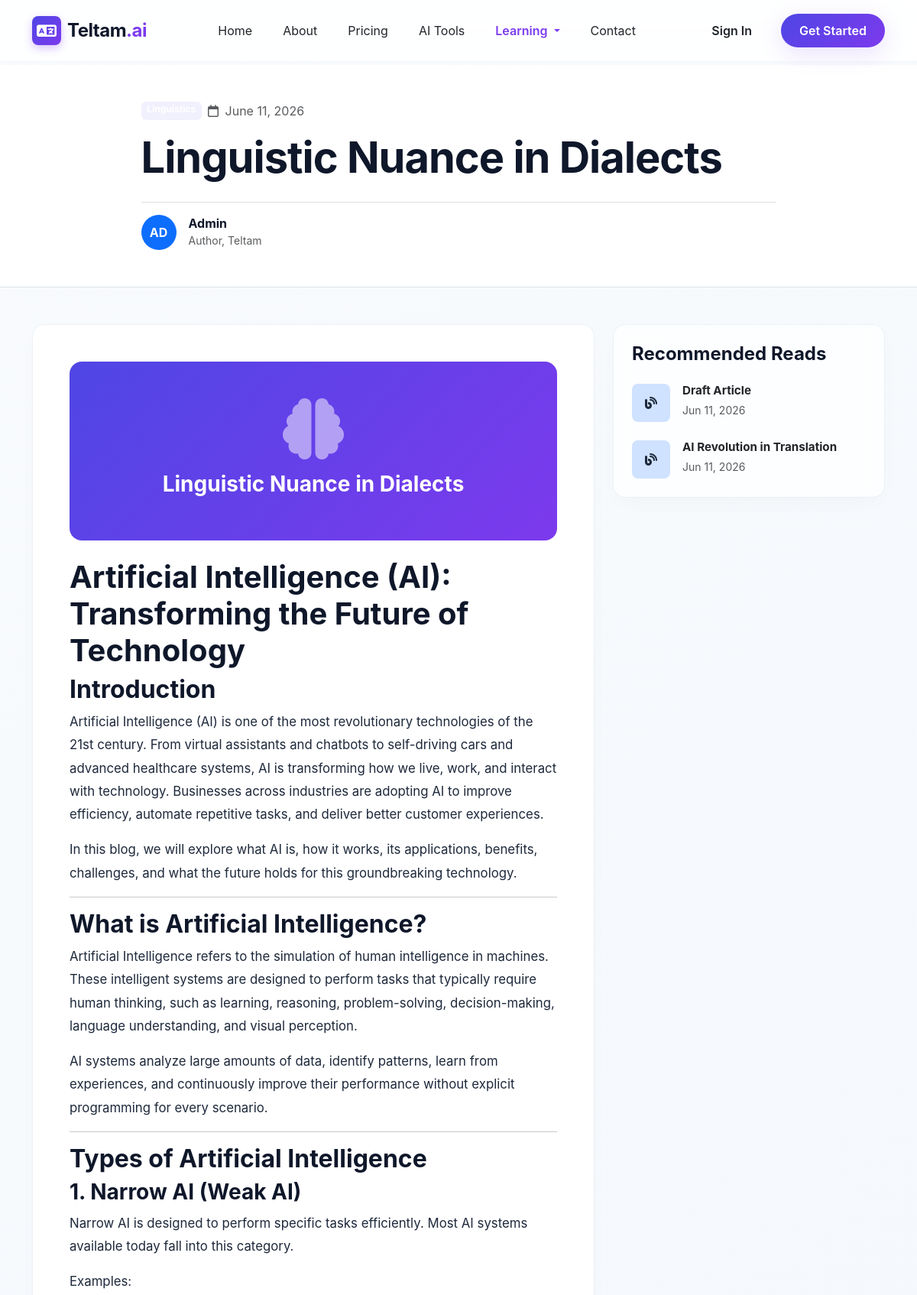
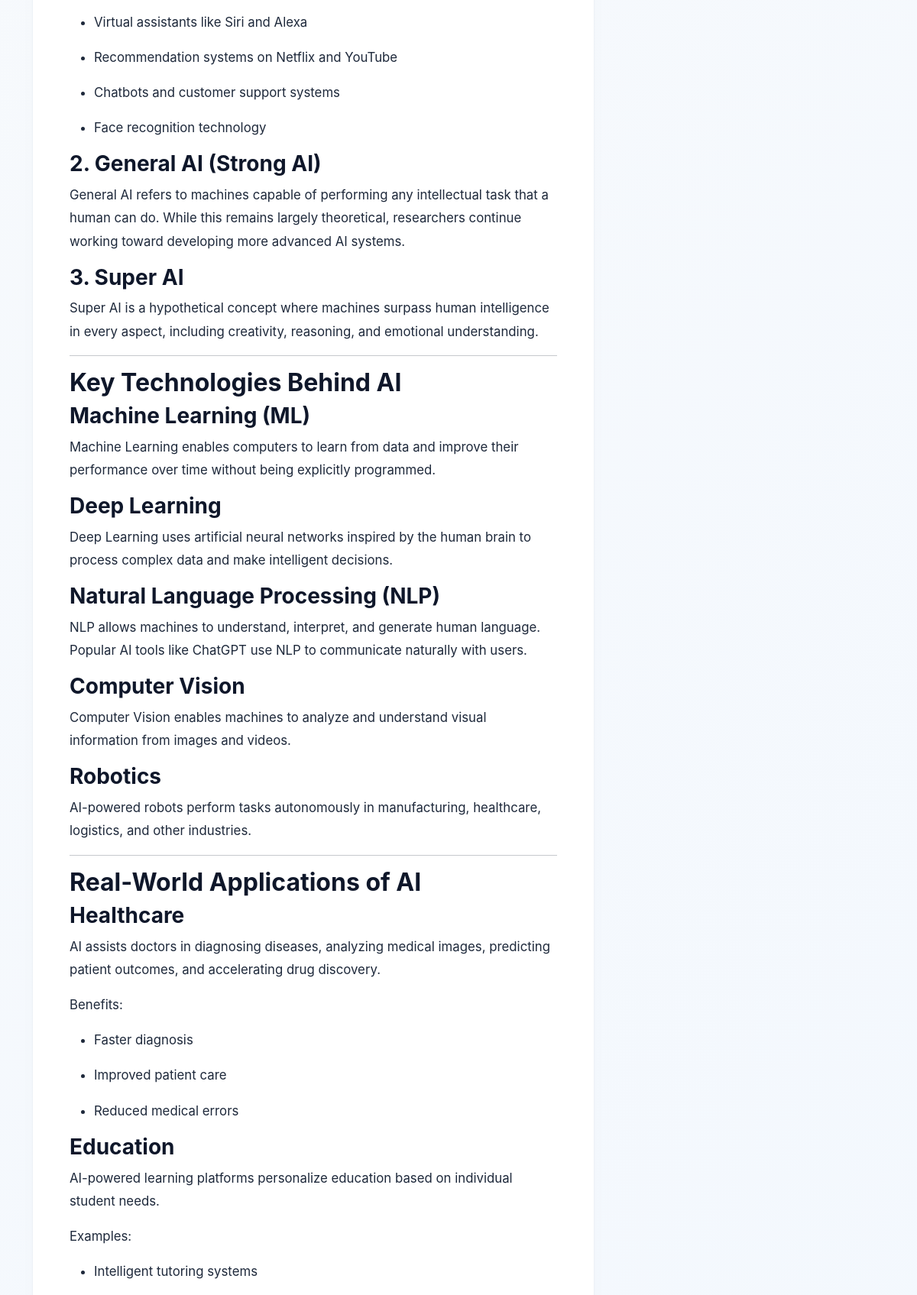
Page /blog/linguistic-nuance-in-dialects/ (upper part) on the committed database (2 pictures, top to bottom).
### app/models.py (models this page shows, shortened)
class Blog(models.Model):
    title = models.CharField(max_length=255)
    slug = models.SlugField(max_length=255, unique=True, blank=True)
    category = models.CharField(max_length=100)
    short_description = models.TextField()
    full_content = models.TextField()
    featured_image = models.ImageField(upload_to='blogs/', blank=True, null=True)
    author = models.CharField(max_length=100, default='Admin')
    tags = models.CharField(max_length=255, blank=True, help_text="Comma-separated tags")
    meta_title = models.CharField(max_length=255, blank=True)
    meta_description = models.TextField(blank=True)
    is_published = models.BooleanField(default=False)
    created_date = models.DateTimeField(auto_now_add=True)
    updated_date = models.DateTimeField(auto_now=True)
    class Meta:
        ordering = ['-created_date']

### app/views.py (the view)
# urls.py: path('blog/<slug:slug>/', views.blog_view, name='blog_view'),
def blog_view(request, slug):
    blog = get_object_or_404(Blog, slug=slug, is_published=True)
    recent_blogs = Blog.objects.filter(is_published=True).exclude(id=blog.id).order_by('-created_date')[:3]
    context = {
        'blog': blog,
        'recent_blogs': recent_blogs,
    }
    return render(request, 'blog-view.html', context)

### app/context_processors.py (called while the page is built)
def dashboard_context(request):
    if request.user.is_authenticated and request.user.is_staff:
        return {
            'global_unread_messages_count': Contact.objects.filter(is_read=False).count()
        }
    return {}

### templates/blog-view.html (shortened to what this page needs)
{% load static %}
<!DOCTYPE html>
<html lang="en">
<head>
    <link href="https://cdn.jsdelivr.net/npm/bootstrap@5.3.2/dist/css/bootstrap.min.css" rel="stylesheet">
    <link href="https://cdnjs.cloudflare.com/ajax/libs/font-awesome/6.4.2/css/all.min.css" rel="stylesheet">
    <link href="{% static 'css/style.css' %}" rel="stylesheet">
</head>
<body class="bg-soft-gradient" style="padding-top: 85px;">
    <section class="py-5 bg-white border-bottom animate-fade-in-up">
        <div class="container">
            <div class="row justify-content-center">
                <div class="col-lg-9">
                    <div class="d-flex gap-2 mb-3">
                        <span class="badge bg-indigo-100 text-indigo-700" style="background: rgba(79,70,229,0.08);">{{ blog.category }}</span>
                        <span class="text-muted"><i class="far fa-calendar me-1"></i> {{ blog.created_date|date:"F d, Y" }}</span>
                    </div>
                    <h1 class="display-4 fw-bold text-slate-900" style="letter-spacing: -1px; line-height:1.2;">
                        {{ blog.title }}
                    </h1>
                    <div class="d-flex align-items-center gap-3 mt-4 pt-3 border-top">
                        <div class="rounded-circle bg-primary text-white d-flex align-items-center justify-content-center fw-bold" style="width: 46px; height: 46px;">{{ blog.author|slice:":2"|upper }}</div>
                        <div>
                            <h6 class="fw-bold mb-0">{{ blog.author }}</h6>
                            <small class="text-muted">Author, Teltam</small>
                        </div>
                    </div>
                </div>
            </div>
        </div>
    </section>
    <section class="py-5">
        <div class="container">
            <div class="row">
                <div class="col-lg-8 mb-5">
                    <div class="glass-card p-4 p-md-5 bg-white">
                        <article class="text-slate-800" style="line-height: 1.8; font-size: 1.05rem;">
                            {% if blog.featured_image %}
                            <div class="rounded-4 overflow-hidden mb-4 border" style="max-height: 400px;">
                                <img src="{{ blog.featured_image.url }}" alt="{{ blog.title }}" style="width: 100%; height: 100%; object-fit: cover;">
                            </div>
                            {% else %}
                            <div class="p-5 rounded-4 text-center text-white mb-4 bg-dark-gradient" style="background: var(--brand-primary-gradient) !important;">
                                <i class="fas fa-brain display-1 opacity-50 mb-3"></i>
                                <h3 class="fw-bold text-white">{{ blog.title }}</h3>
                            </div>
                            {% endif %}
                            <div class="blog-full-content">
                                {{ blog.full_content|safe }}
                            </div>
                        </article>
                    </div>
                </div>
                <div class="col-lg-4">
                    <div class="glass-card p-4 sticky-lg-top" style="top: 100px; z-index: 10; bg-white;">
                        <h4 class="fw-bold mb-4 text-slate-900">Recommended Reads</h4>
                        <div class="d-flex flex-column gap-4">
                            {% for r_blog in recent_blogs %}
                            <div class="d-flex align-items-start gap-3">
                                <div class="bg-primary-subtle text-indigo-700 rounded-3 p-3 flex-shrink-0 text-center d-flex align-items-center justify-content-center" style="width:50px; height:50px;">
                                    <i class="fas fa-blog"></i>
                                </div>
                                <div>
                                    <h6 class="fw-bold mb-1" style="font-size:0.95rem;"><a href="{% url 'blog_view' r_blog.slug %}" class="text-decoration-none text-dark">{{ r_blog.title }}</a></h6>
                                    <small class="text-muted">{{ r_blog.created_date|date:"M d, Y" }}</small>
                                </div>
                            </div>
                            {% empty %}
                            <p class="text-muted small">No other articles available.</p>
                            {% endfor %}
                        </div>
                    </div>
                </div>
            </div>
        </div>
    </section>
    {% include 'sweetalert_messages.html' %}
</body>
</html>

### static/css/style.css (style rules this page uses)
:root { --brand-primary-gradient: linear-gradient(135deg, #4f46e5 0%, #7c3aed 100%); --brand-secondary-gradient: linear-gradient(135deg, #0ea5e9 0%, #2563eb 100%); --brand-dark-gradient: linear-gradient(135deg, #0f172a 0%, #1e1b4b 100%); --brand-soft-gradient: linear-gradient(135deg, #f8fafc 0%, #eff6ff 100%); --brand-accent-glow: 0 8px 30px rgba(124, 58, 237, 0.15); --color-slate-50: #f8fafc; --color-slate-100: #f1f5f9; --color-slate-200: #e2e8f0; --color-slate-300: #cbd5e1; --color-slate-700: #334155; --color-slate-800: #1e293b; --color-slate-900: #0f172a; --color-indigo-600: #4f46e5; --color-indigo-700: #4338ca; --font-headings: 'Zoho Puvi', -apple-system, BlinkMacSystemFont, "Segoe UI", Roboto, sans-serif; --font-body: 'Zoho Puvi', -apple-system, BlinkMacSystemFont, "Segoe UI", Roboto, sans-serif; }
*, body, button, input, select, textarea { font-family: 'Zoho Puvi', -apple-system, BlinkMacSystemFont, "Segoe UI", Roboto, sans-serif; }
body { font-family: var(--font-body); background-color: #ffffff; color: var(--color-slate-800); overflow-x: hidden; scroll-behavior: smooth; }
h1, h2, h3, h4, h5, h6 { font-family: var(--font-headings); font-weight: 700; color: var(--color-slate-900); }
.bg-soft-gradient { background: var(--brand-soft-gradient); }
.bg-dark-gradient { background: var(--brand-dark-gradient); color: #ffffff; }
.glass-card { background: rgba(255, 255, 255, 0.75); backdrop-filter: blur(10px); -webkit-backdrop-filter: blur(10px); border: 1px solid rgba(226, 232, 240, 0.6); box-shadow: 0 10px 30px -10px rgba(15, 23, 42, 0.04); border-radius: 16px; transition: all 0.3s cubic-bezier(0.4, 0, 0.2, 1); }
.animate-fade-in-up { animation: fadeInUp 0.8s cubic-bezier(0.16, 1, 0.3, 1) forwards; }

### templates/sweetalert_messages.html (style rules this page uses)
:root { --toast-success-gradient: linear-gradient(135deg, #34d399 0%, #10b981 100%); --toast-error-gradient: linear-gradient(135deg, #f87171 0%, #ef4444 100%); --toast-warning-gradient: linear-gradient(135deg, #fbbf24 0%, #f59e0b 100%); --toast-info-gradient: linear-gradient(135deg, #60a5fa 0%, #3b82f6 100%); --toast-accent-color: #4f46e5; }

### rows in the picture
Blog: created_date "June 11, 2026", title "Linguistic Nuance in Dialects", author "AD", author "Admin", full_content "Artificial Intelligence (AI): Transforming the Future of Technology Introduction Artificial Intelligence (AI) is one of the most revolutionary technologies of the 21st century. From virtual assistants and chatbots to self-driving cars and advanced healthcare systems, AI is transforming how we live, work, and interact with technology. Businesses across industries are adopting AI to improve efficiency, automate repetitive tasks, and deliver better customer experiences. In this blog, we will explore what AI is, how it works, its applications, benefits, challenges, and what the future holds for this groundbreaking technology. What is Artificial Intelligence? Artificial Intelligence refers to…"
Blog: title "Draft Article", created_date "Jun 11, 2026"
Blog: title "AI Revolution in Translation", created_date "Jun 11, 2026"
